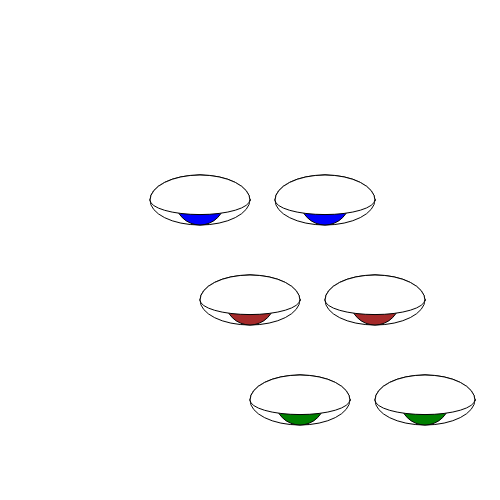
Frame 1 (no input)
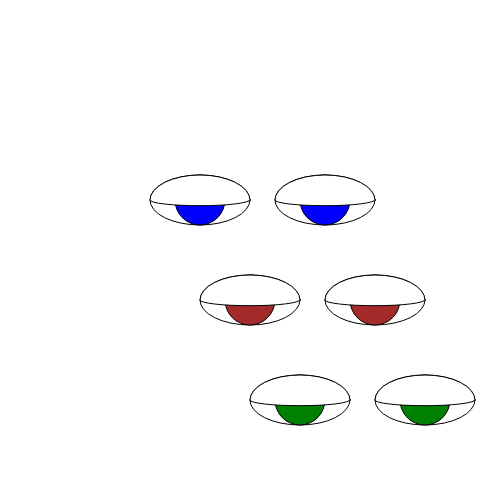
Frame 60 (no input)
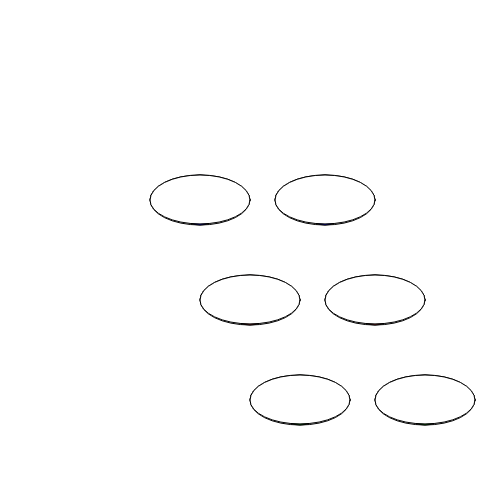
Frame 120 (the mouse pressed at the canvas centre since frame 60)

The p5.js sketch that drew these frames (run headless with seeded random() and noise() and a simulated clock; from frame 60 on, the mouse is pressed at the canvas centre):

// p5.js sketch
// ── sketch.js



function setup() {
    createCanvas(500, 500);
}

function draw() {
    background(255);
    pairOfEyes(200, 200, 'blue');
    pairOfEyes(250, 300, 'brown');
    pairOfEyes(300, 400, 'green');
}
function pairOfEyes(x, y, eyeColor) {
    eye(x, y, eyeColor);
    eye(x + 125, y, eyeColor);
}

function eye(x, y, eyeColor) {
    fill(255);
    ellipse(x, y, 100, 50);

    // iris
    fill(eyeColor);
    ellipse(x, y, 50);

    // pupil
    fill(0);
    ellipse(x, y, 10);

    // blink
    fill(255);
    stroke(0);
    ellipse(x, y, 100, 25 + 25 * sin(millis() / 100))
    arc(x, y, 100, 50, PI, 0);
}
